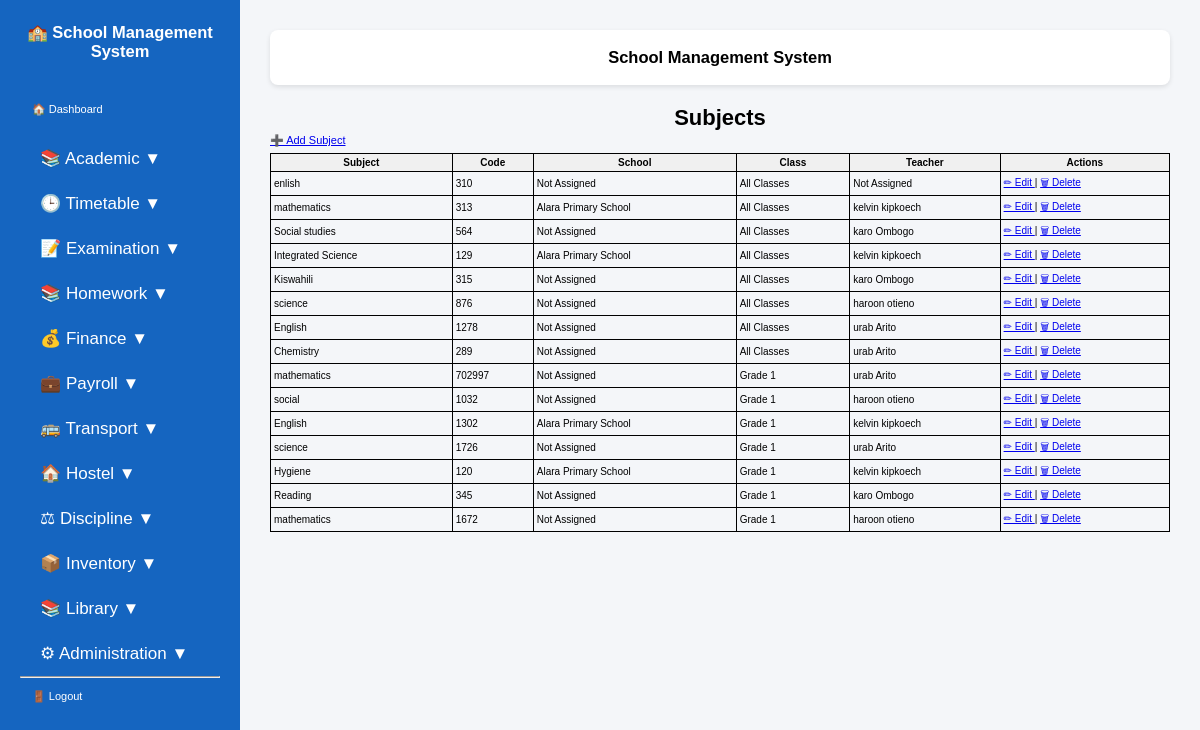
Before: /subjects/ (signed in) with the older database file.
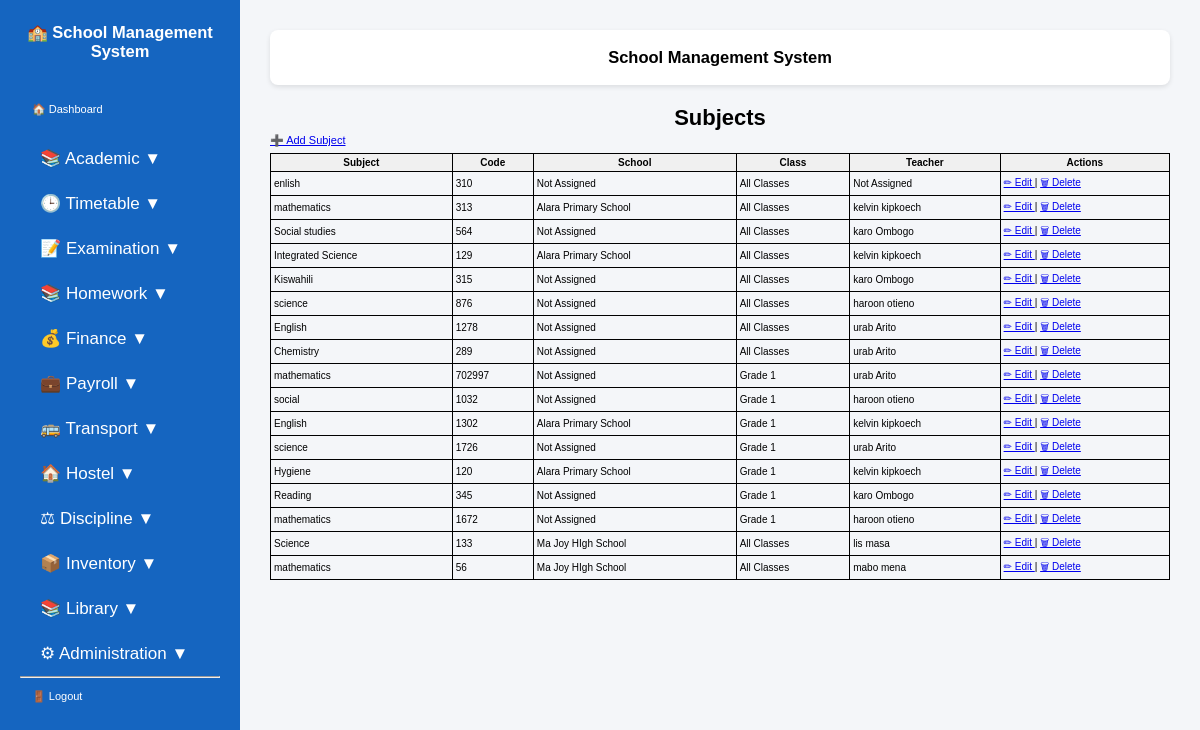
After: the same page with the newer database file.
### students/models.py (models this page shows, shortened)
class Subject(models.Model):
    name = models.CharField(max_length=100)
    code = models.CharField(max_length=20, unique=True)
    school = models.ForeignKey(
        SchoolProfile,
        on_delete=models.CASCADE,
        null=True,
        blank=True,
        related_name="subjects",
    )
    school_class = models.ForeignKey(
        SchoolClass,
        on_delete=models.CASCADE,
        related_name="subjects",
        null=True,
        blank=True,
    )
    teacher = models.ForeignKey(
        Teacher,
        on_delete=models.SET_NULL,
        null=True,
        blank=True,
        related_name="subjects",
    )

class SchoolProfile(models.Model):
    name = models.CharField(max_length=200, unique=True)
    motto = models.CharField(max_length=300, blank=True)
    address = models.CharField(max_length=300)
    phone = models.CharField(max_length=20)
    email = models.EmailField(blank=True)
    website = models.CharField(max_length=100, blank=True)
    current_term = models.CharField(max_length=20)
    academic_year = models.CharField(max_length=20)
    principal_name = models.CharField(max_length=100, blank=True)
    principal_signature = models.ImageField(
        upload_to="signatures/",
        blank=True,
        null=True,
    )
    logo = models.ImageField(
        upload_to="school_logos/",
        blank=True,
        null=True,
    )
    closing_date = models.DateField(null=True, blank=True)
    opening_date = models.DateField(null=True, blank=True)
    school_stamp = models.ImageField(
        upload_to="school/",
        blank=True,
        null=True,
)

class Teacher(models.Model):
    user = models.OneToOneField(
        User,
        on_delete=models.CASCADE,
        null=True,
        blank=True,
        related_name="teacher_profile",
    )
    school = models.ForeignKey(
        SchoolProfile,
        on_delete=models.CASCADE,
        null=True,
        blank=True,
        related_name="teachers",
    )
    employee_number = models.CharField(max_length=20, unique=True)
    first_name = models.CharField(max_length=100)
    last_name = models.CharField(max_length=100)
    gender = models.CharField(max_length=10)
    phone = models.CharField(max_length=20)
    email = models.EmailField(blank=True)

class SchoolClass(models.Model):
    name = models.CharField(max_length=50)
    school = models.ForeignKey(
        SchoolProfile,
        on_delete=models.CASCADE,
        related_name="classes",
    )
    class_teacher = models.ForeignKey(
        Teacher,
        on_delete=models.SET_NULL,
        null=True,
        blank=True,
        related_name="class_teacher_for",
    )
    class Meta:
        constraints = [
            models.UniqueConstraint(
                fields=["school", "name"],
                name="unique_class_per_school",
            )
        ]

### students/view_modules/academic.py (the view, shortened to what this page needs)
# urls.py: path('subjects/', views.subject_list, name='subject_list'),
@login_required
@admin_or_bursar
def subject_list(request):
    if request.user.is_superuser:
        subjects = Subject.objects.select_related(
            "school",
            "school_class",
            "teacher",
        ).all()
    return render(
        request,
        "students/subject_list.html",
        {
            "subjects": subjects,
        },
    )

### students/templatetags/group_tags.py (called while the page is built)
@register.filter
def has_group(user, group_name):
    return user.groups.filter(name=group_name).exists()

### templates/students/subject_list.html
{% extends "base.html" %}
{% block content %}
<h1>Subjects</h1>
<a href="{% url 'add_subject' %}">
    ➕ Add Subject
</a>
<table>
    <thead>
        <tr>
            <th>Subject</th>
            <th>Code</th>
            <th>School</th>
            <th>Class</th>
            <th>Teacher</th>
            <th>Actions</th>
        </tr>
    </thead>
    <tbody>
    {% for subject in subjects %}
        <tr>
            <td>
                {{ subject.name }}
            </td>
            <td>
                {{ subject.code }}
            </td>
            <td>
                {% if subject.school %}
                    {{ subject.school.name }}
                {% else %}
                    Not Assigned
                {% endif %}
            </td>
            <td>
                {% if subject.school_class %}
                    {{ subject.school_class.name }}
                {% else %}
                    All Classes
                {% endif %}
            </td>
            <td>
                {% if subject.teacher %}
                    {{ subject.teacher.first_name }}
                    {{ subject.teacher.last_name }}
                {% else %}
                    Not Assigned
                {% endif %}
            </td>
            <td>
                <a href="{% url 'edit_subject' subject.id %}">
                    ✏ Edit
                </a>
                |
                <a href="{% url 'delete_subject' subject.id %}">
                    🗑 Delete
                </a>
            </td>
        </tr>
    {% empty %}
        <tr>
            <td colspan="6">
                No subjects available.
            </td>
        </tr>
    {% endfor %}
    </tbody>
</table>
{% endblock %}

Changed rows visible on the page:
added Subject: name "Science", code "133", school.name "Ma Joy HIgh School", shows "All Classes", teacher.first_name "lis", teacher.last_name "masa"
added Subject: name "mathematics", code "56", school.name "Ma Joy HIgh School", shows "All Classes", teacher.first_name "mabo", teacher.last_name "mena"
